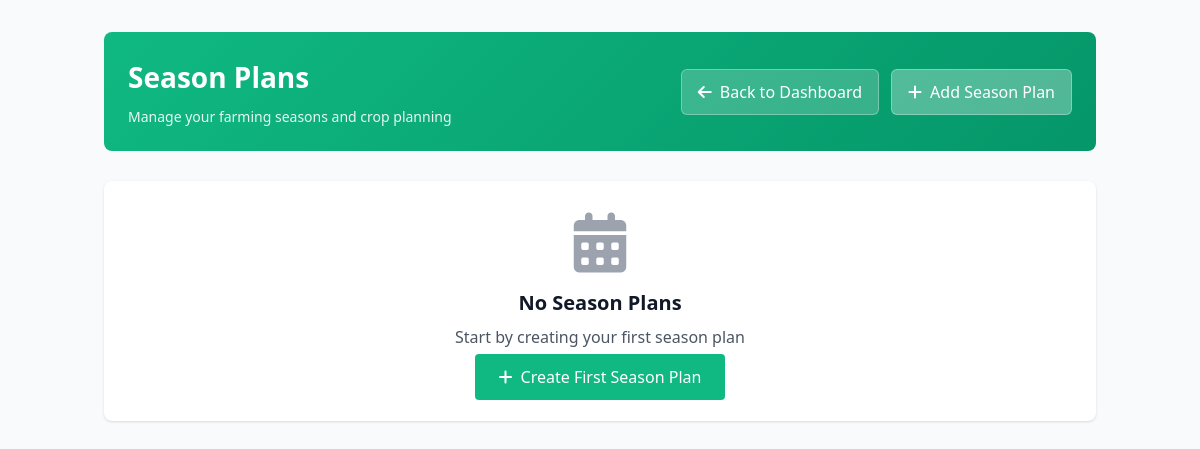
The app's page /seasonplans/, older data.
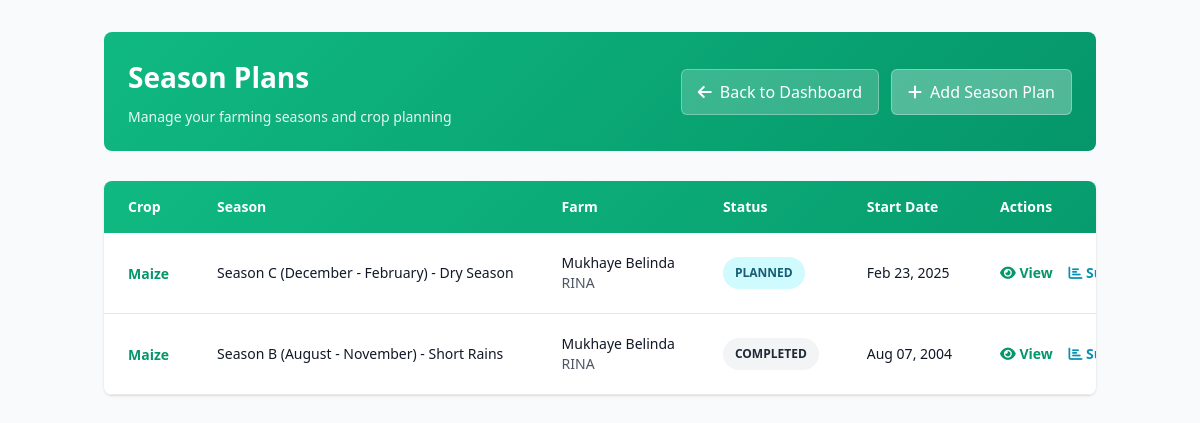
The same page, newer data.
### farmcore/models.py (models this page shows, shortened)
class SeasonPlan(models.Model):
    SEASON_CHOICES = [
        ('season_a', 'Season A (March - July) - Long Rains'),
        ('season_b', 'Season B (August - November) - Short Rains'),
        ('season_c', 'Season C (December - February) - Dry Season'),
    ]
    STATUS_CHOICES = [
        ('is_active', 'Is Active'),
        ('completed', 'Completed'),
        ('planned', 'Planned'),
    ]
    farm = models.ForeignKey(Farm, on_delete=models.CASCADE)
    crop_name = models.CharField(max_length=100)
    season_name = models.CharField(max_length=100, choices=SEASON_CHOICES)
    status = models.CharField(max_length=20, choices=STATUS_CHOICES, default='planned')
    start_date = models.DateField(null=True, blank=True)

class Farm(models.Model):
    farmer = models.ForeignKey(Farmer, on_delete=models.CASCADE, related_name='farms')
    name = models.CharField(max_length=255)
    size_in_acres = models.FloatField()
    location = models.CharField(max_length=255, default='')

class Farmer(models.Model):
    farmer_id = models.CharField(max_length=20, unique=True, blank=True, null=True)
    name = models.CharField(max_length=255, blank=True, null=True)
    phone = models.CharField(max_length=15, unique=True)

### farmcore/views.py (the view)
# urls.py: path("seasonplans/", views.seasonplan_list, name="seasonplan_list"),
def seasonplan_list(request):
    plans = SeasonPlan.objects.all()
    return render(request, "seasonplan_list.html", {"plans": plans})

### farmcore/templates/seasonplan_list.html (shortened to what this page needs)
<!DOCTYPE html>
<html lang="en">
<head>
    <link rel="stylesheet" href="https://cdnjs.cloudflare.com/ajax/libs/font-awesome/6.0.0/css/all.min.css">
    <script src="https://cdn.tailwindcss.com"></script>
</head>
<body class="bg-gray-50">
    <div class="container mx-auto px-4 py-8">
        <div class="page-header">
            <div class="page-header-content">
                <h1>Season Plans</h1>
                <p>Manage your farming seasons and crop planning</p>
            </div>
            <div class="action-buttons">
                <a href="{% url 'dashboard' %}" class="back-button">
                    <i class="fas fa-arrow-left"></i> Back to Dashboard
                </a>
                <a href="{% url 'seasonplan_create' %}" class="btn-action primary">
                    <i class="fas fa-plus"></i> Add Season Plan
                </a>
            </div>
        </div>
        {% if plans %}
        <div class="bg-white rounded-lg shadow overflow-hidden">
            <table class="min-w-full">
                <thead style="background: linear-gradient(135deg, #10b981 0%, #059669 100%); color: white;">
                    <tr>
                        <th class="px-6 py-4 text-left font-bold text-sm">Crop</th>
                        <th class="px-6 py-4 text-left font-bold text-sm">Season</th>
                        <th class="px-6 py-4 text-left font-bold text-sm">Farm</th>
                        <th class="px-6 py-4 text-left font-bold text-sm">Status</th>
                        <th class="px-6 py-4 text-left font-bold text-sm">Start Date</th>
                        <th class="px-6 py-4 text-left font-bold text-sm">Actions</th>
                    </tr>
                </thead>
                <tbody>
                    {% for plan in plans %}
                    <tr style="border-bottom: 1px solid #e8e8e8; transition: all 0.2s;" onmouseover="this.style.backgroundColor='#f0fdf4'; this.style.boxShadow='0 2px 8px rgba(16, 185, 129, 0.1)';" onmouseout="this.style.backgroundColor='white'; this.style.boxShadow='none';">
                        <td class="px-6 py-5 whitespace-nowrap">
                            <a href="{% url 'seasonplan_detail' plan.id %}" class="text-sm font-semibold text-emerald-600 hover:text-emerald-900">
                                {{ plan.crop_name }}
                            </a>
                        </td>
                        <td class="px-6 py-5 whitespace-nowrap">
                            <div class="text-sm font-medium text-gray-900">{{ plan.get_season_name_display }}</div>
                        </td>
                        <td class="px-6 py-5 whitespace-nowrap">
                            <div class="text-sm font-medium text-gray-900">{{ plan.farm.name }}</div>
                            <div class="text-sm text-gray-600">{{ plan.farm.farmer.name }}</div>
                        </td>
                        <td class="px-6 py-5 whitespace-nowrap">
                            {% if plan.status == 'is_active' %}
                                <span class="px-3 py-2 inline-flex text-xs font-bold rounded-full bg-emerald-100 text-emerald-800">
                                    IS ACTIVE
                                </span>
                            {% elif plan.status == 'completed' %}
                                <span class="px-3 py-2 inline-flex text-xs font-bold rounded-full bg-gray-100 text-gray-800">
                                    COMPLETED
                                </span>
                            {% elif plan.status == 'planned' %}
                                <span class="px-3 py-2 inline-flex text-xs font-bold rounded-full bg-cyan-100 text-cyan-800">
                                    PLANNED
                                </span>
                            {% endif %}
                        </td>
                        <td class="px-6 py-5 whitespace-nowrap">
                            <div class="text-sm font-medium text-gray-900">
                                {% if plan.start_date %}
                                    {{ plan.start_date|date:"M d, Y" }}
                                {% else %}
                                    <span class="text-gray-400">Not set</span>
                                {% endif %}
                            </div>
                        </td>
                        <td class="px-6 py-5 whitespace-nowrap text-sm font-medium space-x-3">
                            <a href="{% url 'seasonplan_detail' plan.id %}" class="text-emerald-600 hover:text-emerald-900 font-semibold" title="View Details">
                                <i class="fas fa-eye"></i> View
                            </a>
                            <a href="{% url 'seasonplan_summary' plan.id %}" class="text-cyan-600 hover:text-cyan-900 font-semibold" title="View Summary">
                                <i class="fas fa-chart-bar"></i> Summary
                            </a>
                        </td>
                    </tr>
                    {% endfor %}
                </tbody>
            </table>
        </div>
        {% else %}
        <div class="bg-white rounded-lg shadow p-8 text-center">
            <i class="fas fa-calendar-alt text-gray-400 text-6xl mb-4"></i>
            <h3 class="text-xl font-semibold text-gray-900 mb-2">No Season Plans</h3>
            <p class="text-gray-600 mb-4">Start by creating your first season plan</p>
            <a href="{% url 'seasonplan_create' %}" class="bg-emerald-500 text-white px-6 py-3 rounded hover:bg-emerald-600">
                <i class="fas fa-plus mr-2"></i>Create First Season Plan
            </a>
        </div>
        {% endif %}
    </div>
</body>
</html>

### farmcore/templates/seasonplan_list.html (style rules this page uses)
.page-header { display: flex; justify-content: space-between; align-items: center; margin-bottom: 30px; padding: 24px; background: linear-gradient(135deg, #10b981 0%, #059669 100%); border-radius: 8px; color: white; }
.page-header-content h1 { font-size: 28px; font-weight: 700; margin: 0 0 8px 0; }
.page-header-content p { margin: 0; opacity: 0.9; font-size: 14px; }
.back-button { display: inline-flex; align-items: center; gap: 8px; background: rgba(255, 255, 255, 0.2); color: white; padding: 10px 16px; border-radius: 6px; text-decoration: none; font-weight: 500; transition: all 0.3s; border: 1px solid rgba(255, 255, 255, 0.3); }
.action-buttons { display: flex; gap: 12px; }
.btn-action { display: inline-flex; align-items: center; gap: 8px; background: rgba(255, 255, 255, 0.2); color: white; padding: 10px 16px; border-radius: 6px; text-decoration: none; font-weight: 500; transition: all 0.3s; border: 1px solid rgba(255, 255, 255, 0.3); }
.btn-action.primary { background: rgba(255, 255, 255, 0.3); }

Row changes from the older to the newer data that the page shows:
added SeasonPlan: crop_name "Maize", season_name "Season C (December - February) - Dry Season", farm.name "Mukhaye Belinda", farm.farmer.name "RINA", status "PLANNED", start_date "Feb 23, 2025"
added SeasonPlan: crop_name "Maize", season_name "Season B (August - November) - Short Rains", farm.name "Mukhaye Belinda", farm.farmer.name "RINA", status "COMPLETED", start_date "Aug 07, 2004"
Text that changed along with them:
text no longer shown: "No Season Plans Start by creating your first season plan Create First Season Plan"
text now shown: "Crop Season Farm Status Start Date Actions"
